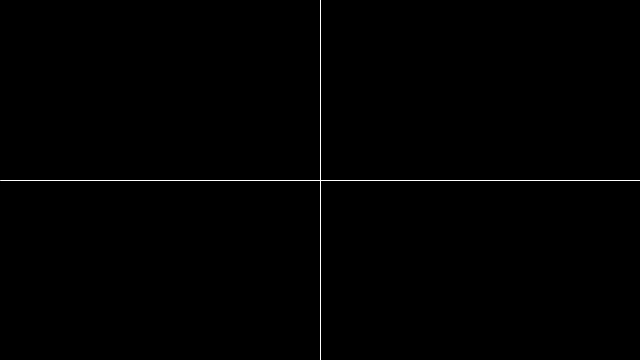
Frame 1 (no input)
Frame 60 (the mouse pressed at the canvas centre just before this capture): identical to frame 1, image omitted
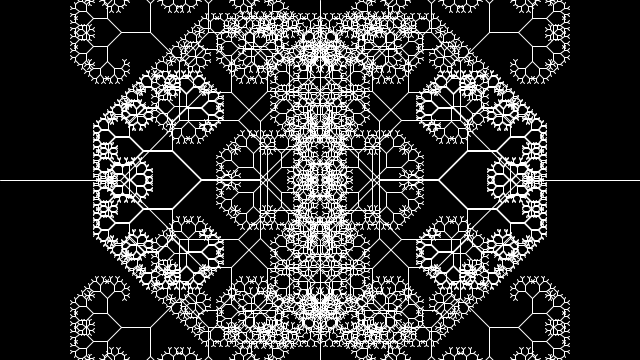
Frame 120 (the mouse held since frame 60 and released just before this capture)

The Processing sketch that drew these frames (run headless with seeded random() and noise(); from frame 60 on, the mouse is pressed at the canvas centre):

// Processing sketch: fractals
// ── fractals.pde
void setup() {
  size(640, 360);
}

void draw() {
  background(0);
  frameRate(30);
  
  // Let's pick an angle 0 to 90 degrees based on the mouse position
  new Brancher((mouseX / (float) width) * 90f, new PVector(width/2, height), new PVector(0, -120)).draw();
  new Brancher((mouseX / (float) width) * 90f, new PVector(width/2, 0), new PVector(0, 120)).draw();
  new Brancher((mouseX / (float) width) * 90f, new PVector(0, height/2), new PVector(120, 0)).draw();
  new Brancher((mouseX / (float) width) * 90f, new PVector(width, height/2), new PVector(-120, 0)).draw(); 
}

class Brancher{
  float theta;
  PVector origin;
  PVector direction;

  Brancher(float a, PVector _origin, PVector _direction){
    // Convert angle to radians
    theta = radians(a);
    origin = _origin;
    direction = _direction;
  }

  void draw(){
    stroke(255);
    pushMatrix();
      // Start the tree from the bottom of the screen
      translate(origin.x, origin.y);
      // Draw a line 120 pixels
      line(0,0,direction.x,direction.y);
      // Move to the end of that line
      translate(direction.x, direction.y);
      // Start the recursive branching!
      branch(direction);
    popMatrix();
  }

  void branch(PVector d) {
    // Each branch will be 2/3rds the size of the previous one
    //d.mult(0.66); //h *= 0.66;
    d.mult(0.7);
    
    
    // All recursive functions must have an exit condition!!!!
    // Here, ours is when the length of the branch is 2 pixels or less
    if (abs(d.x) <= 2 && abs(d.y) <= 2) return;
  
    pushMatrix();    // Save the current state of transformation (i.e. where are we now)
      rotate(theta);   // Rotate by theta
      line(0, 0, d.x, d.y);  // Draw the branch
      translate(d.x, d.y); // Move to the end of the branch
      branch(d.get());       // Ok, now call myself to draw two new branches!!
    popMatrix();     // Whenever we get back here, we "pop" in order to restore the previous matrix state
      
    // Repeat the same thing, only branch off to the "left" this time!
    pushMatrix();
      rotate(-theta);
      line(0, 0, d.x, d.y);
      translate(d.x, d.y);
      branch(d.get());
    popMatrix();
  }
}
    
   
    
